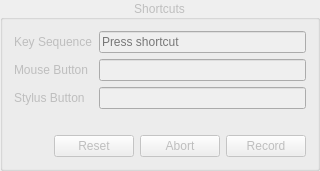
        <widget class="QGroupBox" name="shortcutsGroupBox">
         <property name="enabled">
          <bool>false</bool>
         </property>
         <property name="title">
          <string>Shortcuts</string>
         </property>
         <property name="alignment">
          <set>Qt::AlignCenter</set>
         </property>
         <layout class="QVBoxLayout" name="verticalLayout_5">
          <item>
           <layout class="QFormLayout" name="formLayout">
            <item row="0" column="0">
             <widget class="QLabel" name="label_4">
              <property name="text">
               <string>Key Sequence</string>
              </property>
             </widget>
            </item>
            <item row="0" column="1">
             <widget class="QKeySequenceEdit" name="keySequence">
              <property name="clearButtonEnabled" stdset="0">
               <bool>true</bool>
              </property>
              <property name="maximumSequenceLength" stdset="0">
               <longLong>1</longLong>
              </property>
             </widget>
            </item>
            <item row="1" column="0">
             <widget class="QLabel" name="label_2">
              <property name="text">
               <string>Mouse Button</string>
              </property>
             </widget>
            </item>
            <item row="1" column="1">
             <widget class="QLineEdit" name="mouseButton">
              <property name="readOnly">
               <bool>true</bool>
              </property>
             </widget>
            </item>
            <item row="2" column="0">
             <widget class="QLabel" name="label_5">
              <property name="text">
               <string>Stylus Button</string>
              </property>
             </widget>
            </item>
            <item row="2" column="1">
             <widget class="QLineEdit" name="stylusButton">
              <property name="readOnly">
               <bool>true</bool>
              </property>
             </widget>
            </item>
           </layout>
          </item>
          <item>
           <widget class="QLabel" name="report">
            <property name="styleSheet">
             <string notr="true">color: red;</string>
            </property>
            <property name="textFormat">
             <enum>Qt::PlainText</enum>
            </property>
           </widget>
          </item>
          <item>
           <layout class="QHBoxLayout" name="horizontalLayout_12">
            <item>
             <spacer name="horizontalSpacer_13">
              <property name="orientation">
               <enum>Qt::Horizontal</enum>
              </property>
              <property name="sizeHint" stdset="0">
               <size>
                <width>40</width>
                <height>20</height>
               </size>
              </property>
             </spacer>
            </item>
            <item>
             <widget class="QPushButton" name="resetButton">
              <property name="text">
               <string>Reset</string>
              </property>
             </widget>
            </item>
            <item>
             <widget class="QPushButton" name="abortButton">
              <property name="text">
               <string>Abort</string>
              </property>
             </widget>
            </item>
            <item>
             <widget class="QPushButton" name="recordButton">
              <property name="styleSheet">
               <string notr="true">QPushButton:checked {background-color: red}</string>
              </property>
              <property name="text">
               <string>Record</string>
              </property>
              <property name="checkable">
               <bool>true</bool>
              </property>
             </widget>
            </item>
           </layout>
          </item>
         </layout>
        </widget>
